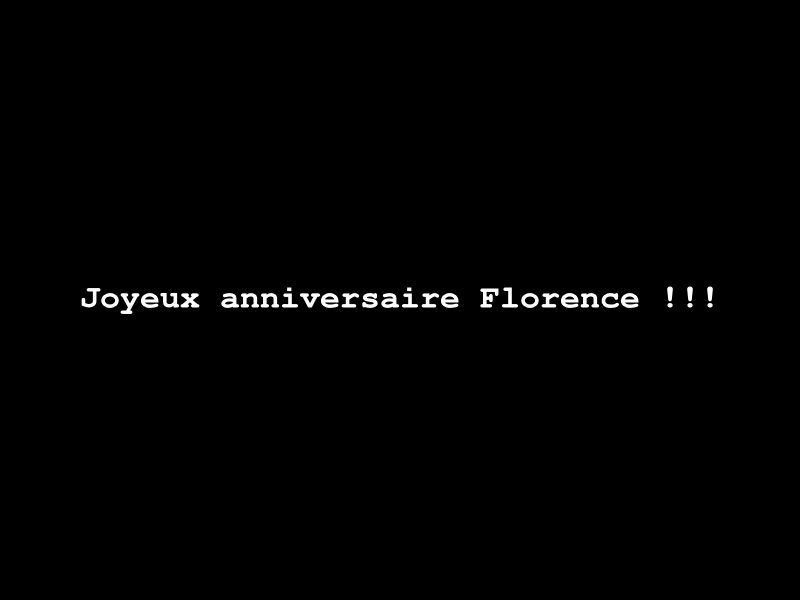

Generate this figure with R:
par(mar = rep(0, 4), family = 'mono', bg = 'black')
plot(0, type = 'n', ann = F, axes = F)
text(1, 0, 'Joyeux anniversaire Florence !!!', cex = 2, font = 2, col = 'white')
